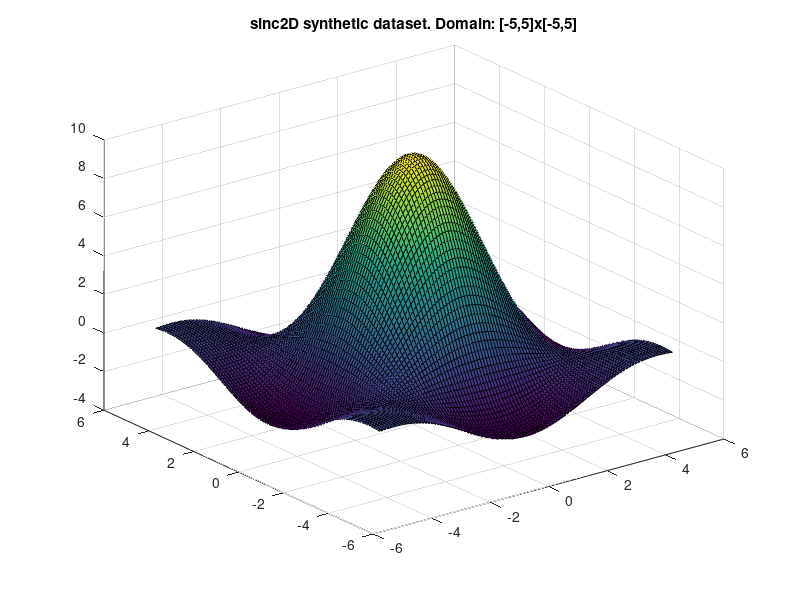

The MATLAB source for this figure:
function [X,y,XX1,XX2,YY] = sinc2D_gen(Npatterns)

if nargin < 1
    Npatterns = 100^2;    
end

x1 = linspace(-5,5,sqrt(Npatterns));
x2 = linspace(-5,5,sqrt(Npatterns));

[XX1,XX2] = meshgrid(x1,x2);

YY = 10*( sin(XX1)./XX1 ) .* ( sin(XX2)./XX2 );

X = [ XX1(:), XX2(:) ];
y = YY(:);

if nargout == 0
   figure('Name','Name sinc2D synthetic dataset')
   surf(XX1,XX2,YY);
   title('sinc2D synthetic dataset. Domain: [-5,5]x[-5,5]');  
end

